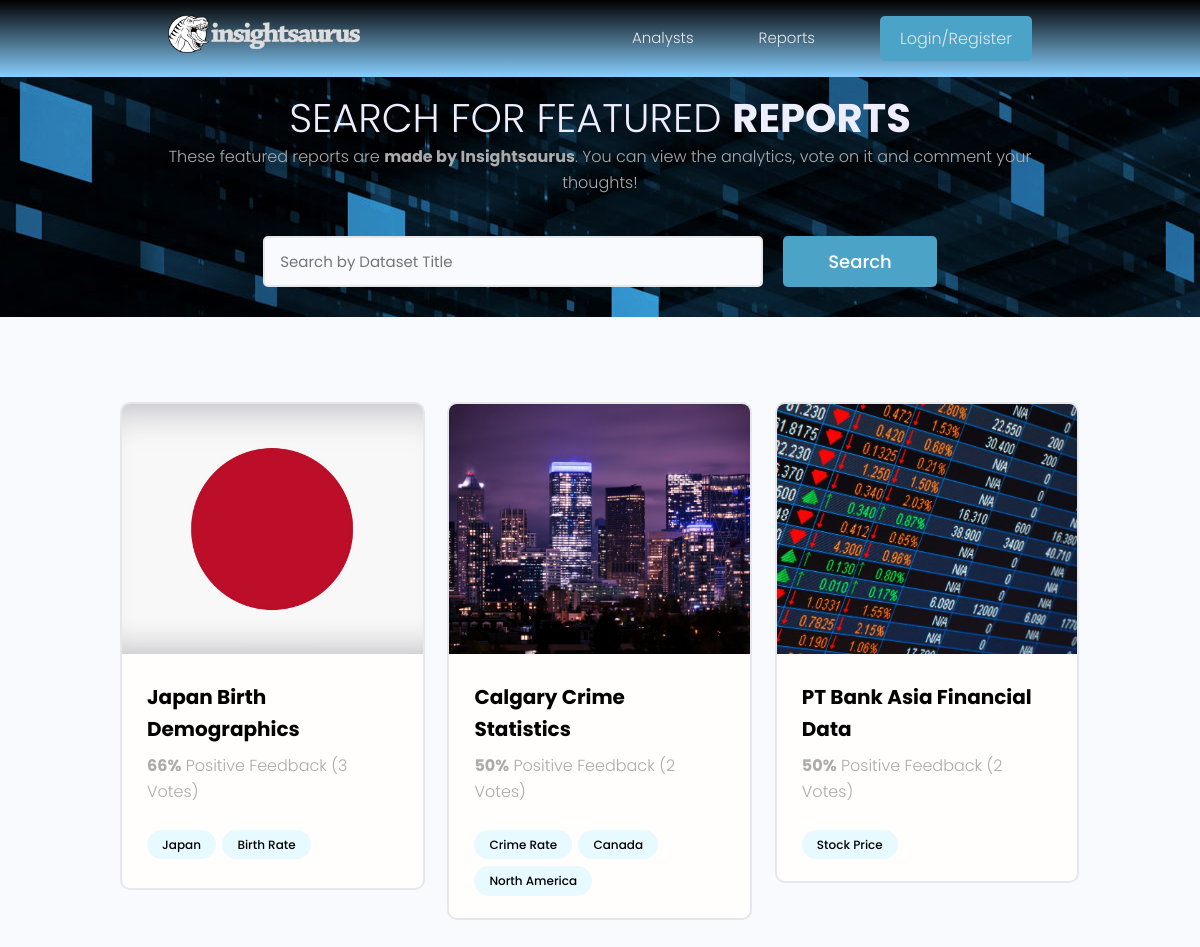
Before: / with the older database file.
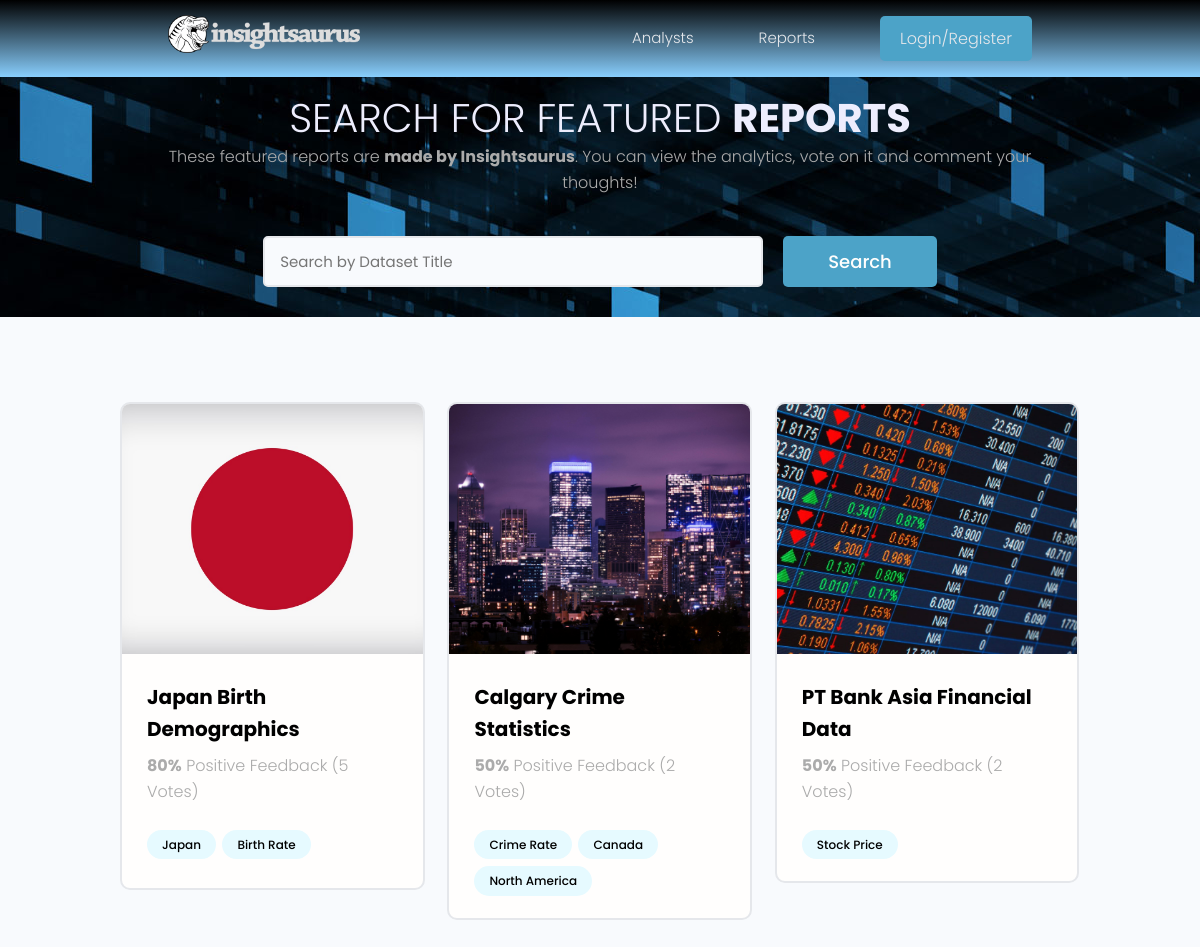
After: the same page with the newer database file.
### datasets/models.py (models this page shows, shortened)
class Dataset(models.Model):
    title = models.CharField(max_length=200)
    description = models.TextField(null=True, blank=True)
    dataset_image = models.ImageField(null=True, blank=True, default="default.jpg")
    source_link = models.CharField(max_length=2000, null=True, blank=True)
    tags = models.ManyToManyField('Tag', blank=True)
    vote_total = models.IntegerField(default=0, null=True, blank=True)
    vote_ratio = models.IntegerField(default=0, null=True, blank=True)
    created = models.DateTimeField(auto_now_add=True)
    id_num = models.UUIDField(default=uuid.uuid4, unique=True, primary_key=True, editable=False)

### datasets/views.py (the view)
# urls.py: path('', views.datasets, name="datasets"),
def datasets(request):
    datasets = Dataset.objects.all()
    context = {'datasets': datasets}
    return render(request, 'datasets/datasets.html', context)

### datasets/models.py (called while the page is built)
    def __str__(self):
        return self.name

### datasets/templates/datasets/datasets.html (shortened to what this page needs)
{% extends "main.html" %}
{% block content %}
<main class="projects">
    <section class="hero-section text-center">
      <div class="container container--narrow">
        <div class="hero-section__box">
          <h2>Search for Featured <span> Reports</span></h2>
          <p>These featured reports are <b>made by Insightsaurus</b>. You can view the analytics, vote on it and comment your thoughts!</p>
        </div>
        <div class="hero-section__search">
          <form class="form" action="#" method="get">
            <div class="form__field">
              <input class="input input--text" id="formInput#search" type="text" name="text"
                placeholder="Search by Dataset Title" />
            </div>
            <input class="btn btn--sub btn--lg" type="submit" value="Search" />
          </form>
        </div>
      </div>
    </section>
    <section class="projectsList">
      <div class="container">
        <div class="grid grid--three">
          {% for dataset in datasets %}
          <div class="column">
            <div class="card project">
              <a href="{% url 'dataset' dataset.id_num %}" class="project">
                <img class="project__thumbnail" src="{{ dataset.dataset_image.url }}" alt="project thumbnail" />
                <div class="card__body">
                  <h3 class="project__title">{{dataset.title}}</h3>
                  <p class="project--rating">
                    <span style="font-weight: bold;">{{dataset.vote_ratio}}%</span> Positive
                    Feedback ({{dataset.vote_total}} Vote{{dataset.vote_total|pluralize:"s"}})
                  </p>
                  <div class="project__tags">
                    {% for tag in dataset.tags.all %}
                    <span class="tag tag--pill tag--main">
                      <small>{{tag}}</small>
                    </span>
                    {% endfor %}
                  </div>
                </div>
              </a>
            </div>
          </div>
          {% endfor %}
        </div>
      </div>
    </section>
  </main>
{% endblock content %}

Changed rows visible on the page:
changed Dataset "Japan Birth Demographics": vote_ratio "66" → "80"; vote_total "3" → "5"
